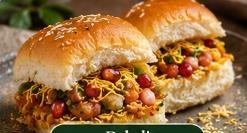
#> input picture scripts/crops/starters/dabeli_food.jpg, 247 x 133 px, given in place of media_1794619716550_9a9518fd.jpg, which was not available
$ python crop_and_prepare_user_images.py
#> lines starting #> are read from the running program, lines starting #| are printed output that depends on the picture
from PIL import Image
import os
import json

img1 = Image.open('C:/Users/91977/.gemini/antigravity/brain/be6647cd-1d44-4670-a96b-ca9079b3e180/.user_uploaded/media_1794619716550_9a9518fd.jpg')
#> img1 is the input picture: PIL image 247x133 RGB; mean R, G, B 155.4, 110.8, 63.1
img4 = Image.open('C:/Users/91977/.gemini/antigravity/brain/be6647cd-1d44-4670-a96b-ca9079b3e180/.user_uploaded/media_1794619716569_9dcef807.jpg')
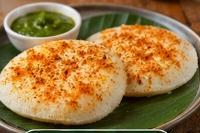
#> input picture scripts/crops/starters/thatte-idli_food.jpg, 200 x 133 px, given in place of media_1794619716569_9dcef807.jpg, which was not available
#> img4 is the input picture: PIL image 200x133 RGB; mean R, G, B 154.5, 117.1, 65

# Output directory for processed square webp files
OUTPUT_DIR = 'public/images/menu'
BG_COLOR = (251, 249, 245) # Warm cream matching Urmila's Kitchen background

def create_square_dish_image(card_crop, target_size=600):
    cw, ch = card_crop.size
    # Fit into target square with subtle margins
    max_dim = target_size - 30
    scale = min(max_dim / cw, max_dim / ch)
    new_w = int(cw * scale)
    new_h = int(ch * scale)
    resized = card_crop.resize((new_w, new_h), Image.Resampling.LANCZOS)

    square = Image.new('RGB', (target_size, target_size), BG_COLOR)
    pos_x = (target_size - new_w) // 2
    pos_y = (target_size - new_h) // 2
    square.paste(resized, (pos_x, pos_y))
    return square

# 1. STARTERS (17 items from img4)
# img4 is 1024x682.
# Rows:
# Row 0 (4 items): y=5 to 168
# Row 1 (4 items): y=175 to 338
# Row 2 (4 items): y=345 to 508
# Row 3 (5 items): y=515 to 678
starters_items = [
    # (slug, filename, x1, y1, x2, y2)
    ("corn-bunch", "corn-bunch.webp", 5, 5, 252, 168),
    ("cheese-corn-balls", "cheese-corn-balls.webp", 258, 5, 505, 168),
    ("garlic-bread", "garlic-bread.webp", 512, 5, 759, 168),
    ("hara-bhara-kebab", "hara-bhara-kebab.webp", 765, 5, 1015, 168),

    ("hara-bhara-paneer-roll", "hara-bhara-paneer-roll.webp", 5, 175, 252, 338),
    ("tart-with-corn-filling", "tart-with-corn-filling.webp", 258, 175, 505, 338),
    ("bruschetta", "bruschetta.webp", 512, 175, 759, 338),
    ("nachos-with-salsa-cheese-dip", "nachos-with-salsa-cheese-dip.webp", 765, 175, 1015, 338),

    ("dabeli", "dabeli.webp", 5, 345, 252, 508),
    ("vada-pav", "vada-pav.webp", 258, 345, 505, 508),
    ("dabeli-bruschetta", "dabeli-bruschetta.webp", 512, 345, 759, 508),
    ("pav-bhaji-fondue", "pav-bhaji-fondue.webp", 765, 345, 1015, 508),

    ("thecha-masala-pav", "thecha-masala-pav.webp", 5, 515, 205, 678),
    ("mexican-chilli-burger", "mexican-chilli-burger.webp", 208, 515, 408, 678),
    ("paneer-chilli-burger", "paneer-chilli-burger.webp", 412, 515, 612, 678),
    ("dahi-ke-kabab", "dahi-ke-kabab.webp", 615, 515, 815, 678),
    ("thatte-idli", "thatte-idli.webp", 818, 515, 1018, 678)
]

# 2. CHAATS (9 items from img1)
# y=320 to 418 (includes food + dish name pill)
chaats_items = [
    ("gold-coin-chaat", "gold-coin-chaat.webp", 8, 320, 112, 418),
    ("pineapple-bhel", "pineapple-bhel.webp", 114, 320, 226, 418),
    ("tiranga-bhel", "tiranga-bhel.webp", 228, 320, 340, 418),
    ("hara-bhara-bird-s-nest-chaat", "hara-bhara-bird-s-nest-chaat.webp", 342, 320, 454, 418),
    ("mexican-khakhra-chaat", "mexican-khakhra-chaat.webp", 456, 320, 567, 418),
    ("tamatar-chaat", "tamatar-chaat.webp", 569, 320, 681, 418),
    ("chinese-bhel", "chinese-bhel.webp", 683, 320, 795, 418),
    ("batata-chaat", "batata-chaat.webp", 797, 320, 909, 418),
    ("matar-chaat", "matar-chaat.webp", 911, 320, 1015, 418)
]

# 3. MAINS ROW 1 (8 items from img1)
# y=470 to 565 (includes food + dish name pill)
mains_row1_items = [
    ("spanish-rice-with-tandoori-sauce", "spanish-rice-with-tandoori-sauce.webp", 7, 470, 127, 565),
    ("paneer-begum-bahar", "paneer-begum-bahar.webp", 129, 470, 255, 565),
    ("paneer-tikka-roll", "paneer-tikka-roll.webp", 257, 470, 383, 565),
    ("veg-frankie", "veg-frankie.webp", 387, 470, 511, 565),
    ("pav-bhaji", "pav-bhaji.webp", 513, 470, 637, 565),
    ("paneer-fried-noodles", "paneer-fried-noodles.webp", 641, 470, 767, 565),
    ("chili-garlic-paneer-burger", "chili-garlic-paneer-burger.webp", 769, 470, 895, 565),
    ("chola-kulcha-platter", "chola-kulcha-platter.webp", 900, 470, 1017, 565)
]

# 4. MAINS ROW 2 (6 items from img1)
# y=575 to 668 (includes food + dish name pill)
mains_row2_items = [
    ("pan-fried-noodles", "pan-fried-noodles.webp", 6, 575, 168, 668),
    ("french-casserole", "french-casserole.webp", 172, 575, 338, 668),
    ("stacked-enchiladas", "stacked-enchiladas.webp", 342, 575, 508, 668),
    ("american-chop-suey", "american-chop-suey.webp", 512, 575, 678, 668),
    ("chinese-rice-with-fried-noodles", "chinese-rice-with-fried-noodles.webp", 682, 575, 848, 668),
    ("muglai-paratha-with-lehsun-chutney", "muglai-paratha-with-lehsun-chutney.webp", 852, 575, 1017, 668)
]

# 5. FONDUE: Pav bhaji fondue platter
# We can use the Pav Bhaji Fondue card from Starters or Fondue!
fondue_items = [
    ("pav-bhaji-fondue-platter", "pav-bhaji-fondue-platter.webp", 765, 345, 1015, 508)
]

all_crops = []

# Process Starters
for slug, filename, x1, y1, x2, y2 in starters_items:
    card = img4.crop((x1, y1, x2, y2))
    sq = create_square_dish_image(card)
    path = os.path.join(OUTPUT_DIR, 'starters', filename)
    sq.save(path, format='WEBP', quality=90)
    all_crops.append(('starters', slug, filename, path))
#> this loop made 17 passes
#> pass 1, in create_square_dish_image, `resized = card_crop.resize((new_w, new_h), Image.Resampling.LANCZOS)`:
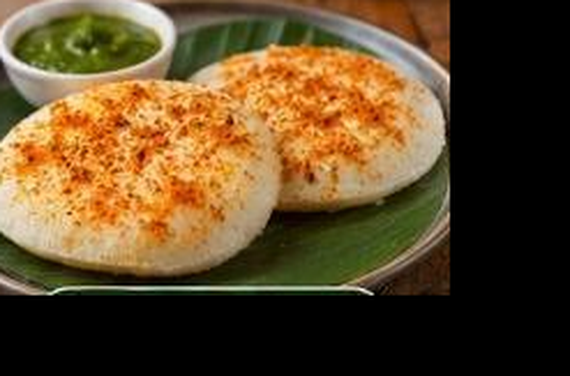
#> resized: PIL image 570x376 RGB; mean R, G, B 96.8, 73.4, 40.2
#> pass 1, in create_square_dish_image, `square = Image.new('RGB', (target_size, target_size), BG_COLOR)`:
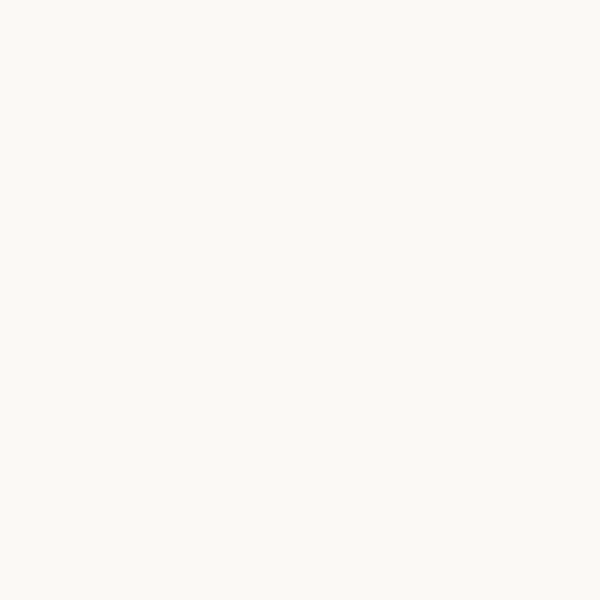
#> square: PIL image 600x600 RGB; mean R, G, B 251, 249, 245
#> after the loop: card: PIL image 200x163 RGB; every value is 0
#> after the loop:
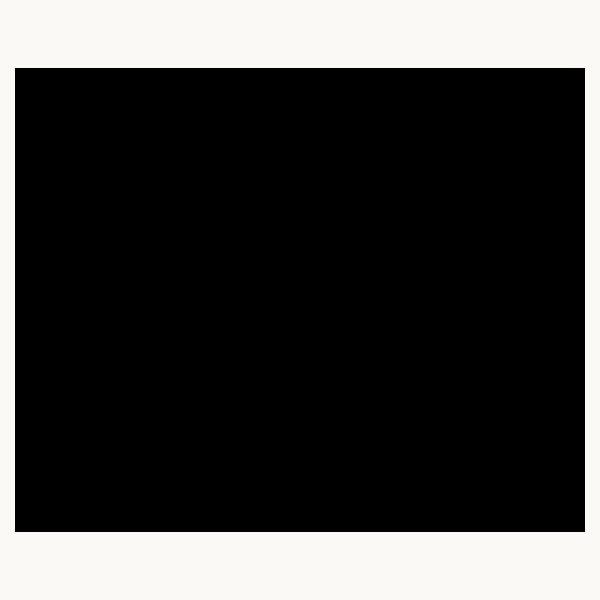
#> sq: PIL image 600x600 RGB; mean R, G, B 66.6, 66.1, 65
#> after the loop, all_crops = 17 items

# Process Chaats
for slug, filename, x1, y1, x2, y2 in chaats_items:
    card = img1.crop((x1, y1, x2, y2))
    sq = create_square_dish_image(card)
    path = os.path.join(OUTPUT_DIR, 'chaats', filename)
    sq.save(path, format='WEBP', quality=90)
    all_crops.append(('chaats', slug, filename, path))
#> after the loop, all_crops = 26 items

# Process Mains R1
for slug, filename, x1, y1, x2, y2 in mains_row1_items:
    card = img1.crop((x1, y1, x2, y2))
    sq = create_square_dish_image(card)
    path = os.path.join(OUTPUT_DIR, 'mains', filename)
    sq.save(path, format='WEBP', quality=90)
    all_crops.append(('mains', slug, filename, path))
#> this loop made 8 passes
#> pass 1, `sq = create_square_dish_image(card)`:
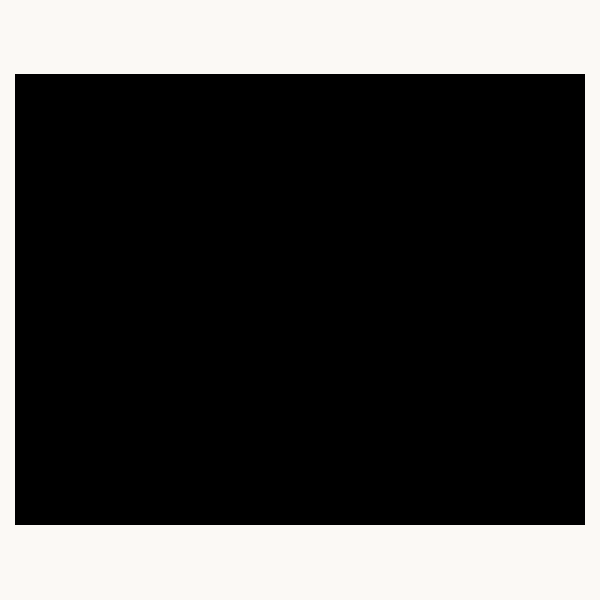
#> sq: PIL image 600x600 RGB; mean R, G, B 71.8, 71.2, 70
#> after the loop: card: PIL image 117x95 RGB; every value is 0
#> after the loop, all_crops = 34 items

# Process Mains R2
for slug, filename, x1, y1, x2, y2 in mains_row2_items:
    card = img1.crop((x1, y1, x2, y2))
    sq = create_square_dish_image(card)
    path = os.path.join(OUTPUT_DIR, 'mains', filename)
    sq.save(path, format='WEBP', quality=90)
    all_crops.append(('mains', slug, filename, path))
#> this loop made 6 passes
#> pass 1, `sq = create_square_dish_image(card)`:
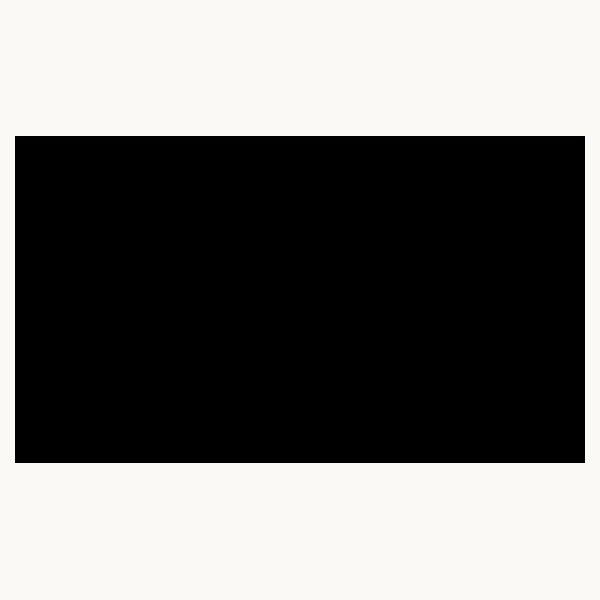
#> sq: PIL image 600x600 RGB; mean R, G, B 121, 120.1, 118.2
#> after the loop: card: PIL image 165x93 RGB; every value is 0
#> after the loop, all_crops = 40 items

# Process Fondue
for slug, filename, x1, y1, x2, y2 in fondue_items:
    card = img4.crop((x1, y1, x2, y2))
    sq = create_square_dish_image(card)
    path = os.path.join(OUTPUT_DIR, 'fondue', filename)
    sq.save(path, format='WEBP', quality=90)
    all_crops.append(('fondue', slug, filename, path))
#> this loop made 1 pass
#> pass 1, `sq = create_square_dish_image(card)`:
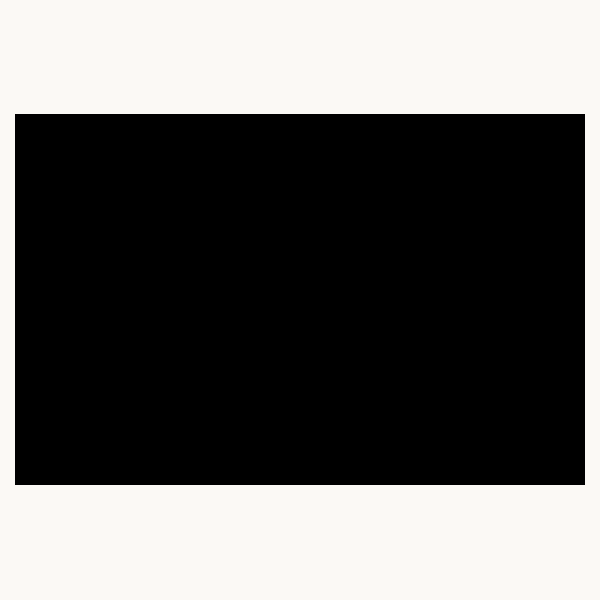
#> sq: PIL image 600x600 RGB; mean R, G, B 103.6, 102.7, 101.1
#> after the loop, all_crops = 41 items

print(f"Successfully processed and generated {len(all_crops)} user dish images!")
#| Successfully processed and generated 41 user dish images!
with open('scripts/user_cropped_list.json', 'w', encoding='utf-8') as f:
    json.dump(all_crops, f, indent=2)
